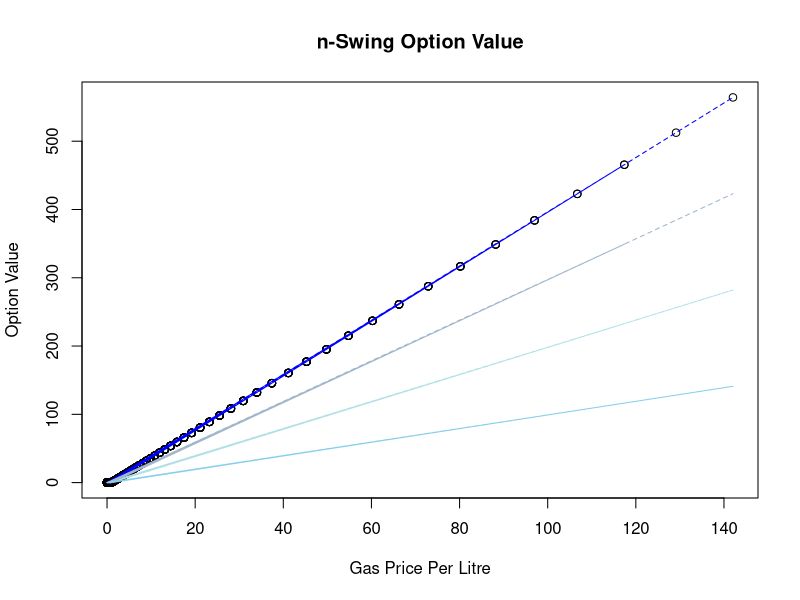
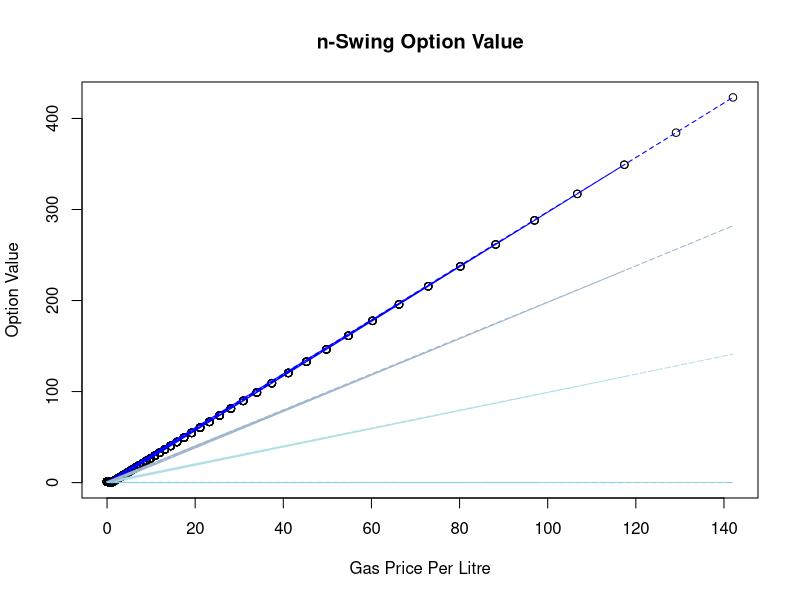

R code for these plots, in order:


##### APM466 Winter 2021
##### Assignment 2
##### Sierra Watkins - 1005473685

N <- 52 # periods
P0 <- 1 # initial price
r <- 0 # rf rate
ra <- 0.10 # rate of asset change / period

############### 4 Up-Swing Call option 
AssetTree <- function(P, alpha, N) {
  
  # alpha is rate stock can go up or down each period
  
  A = matrix(0, nrow=N+1, ncol=N+1)
  
  for (i in 1:(N+1)) {
    for (j in 1:(N+1)) {
      if( i + j < N + 3){
        A[i, j] = P * (1+alpha)^(i-1) / (1+alpha)^(j-1)
      } else {A[i, j] = 0}
      
    }  }
  return(A)
}


SwingTree <- function(P, alpha, N) { # 1 up swing

  B = matrix(0, nrow=N+1, ncol=N+1)
  A = AssetTree(P, alpha, N)
  
  for (i in rev(1:(N+1))) {
    for (j in rev(1:(N+1))) {
      if(i + j - 2 == N) {
        B[i, j] = max(c(0,A[i, j]-P))
      } else if(i + j - 2 < N) {
        B[i, j] = A[i, j]*((B[i+1, j] - B[i, j+1])/(A[i+1, j]-A[i, j+1]))+ B[i, j+1] - (A[i, j+1]*
                         ((B[i+1, j] - B[i, j+1])/(A[i+1, j]-A[i, j+1])))
        # price * delta + Cd - Sd*delta
      } else {B[i, j] = 0}
      
    }  }
  return(B)
}


SwingTreeB <- function(P, alpha, N) { # 2 up swing
  
  B = matrix(0, nrow=N+1, ncol=N+1)
  A = AssetTree(P, alpha, N)
  C = SwingTree(P, alpha, N)
  
  for (i in rev(1:(N+1))) {
    for (j in rev(1:(N+1))) {
      if(A[i, j] > P) {
        B[i, j] = C[i, j] + (A[i, j] - P)
        
        
      } else {B[i, j] = C[i, j]
      }
      
    }  }
  return(B)
}

SwingTreeC <- function(P, alpha, N) { # 3 up swing
  
  B = matrix(0, nrow=N+1, ncol=N+1)
  A = AssetTree(P, alpha, N)
  C = SwingTree(P, alpha, N)
  D = SwingTreeB(P, alpha, N)
  
  
  for (i in rev(1:(N+1))) {
    for (j in rev(1:(N+1))) {
      if(A[i, j] > P) {
        B[i, j] = D[i, j] + (A[i, j] - P)
        
        
      } else {B[i, j] = D[i, j]
      }
      
    }  }
  return(B)
}

SwingOptionP <- function(P, alpha, N) { # 4 up swing
  
  B = matrix(0, nrow=N+1, ncol=N+1)
  A = AssetTree(P, alpha, N)
  C = SwingTree(P, alpha, N)
  D = SwingTreeB(P, alpha, N)
  E = SwingTreeC(P, alpha, N)
  
  
  for (i in rev(1:(N+1))) {
    for (j in rev(1:(N+1))) {
      if(A[i, j] > P) {
        B[i, j] = E[i, j] + (A[i, j] - P)
        
        
      } else {B[i, j] = E[i, j]
      }
      
    }  }
  return(B)
}


assetprice <- AssetTree(1, 0.10, 52)
swing1 <- SwingTree(1, 0.10, 52)
swing2 <- SwingTreeB(1, 0.10, 52)
swing3 <- SwingTreeC(1, 0.10, 52)
swing4 <- SwingOptionP(1, 0.10, 52)

plot(assetprice, swing4, xlab = "Gas Price Per Litre", 
     ylab = "Option Value", main = "n-Swing Option Value")
lines(assetprice, swing4, col="blue",lty=2)
lines(assetprice, swing2, col="powderblue",lty=2)
lines(assetprice, swing3, col="slategray3",lty=2)
lines(assetprice, swing1, col="skyblue",lty=2)



############### 4 Down-Swing option 
DSwingTree <- function(P, alpha, N) { # 1 down swing
  
  B = matrix(0, nrow=N+1, ncol=N+1)
  A = AssetTree(P, alpha, N)
  
  for (i in rev(1:(N+1))) {
    for (j in rev(1:(N+1))) {
      if(i + j - 2 == N) {
        B[i, j] = max(c(0,P-A[i, j]))
      } else if(i + j - 2 < N) {
        B[i, j] = A[i, j]*((B[i+1, j] - B[i, j+1])/(A[i+1, j]-A[i, j+1]))+ B[i, j+1] - (A[i, j+1]*
                                                                                          ((B[i+1, j] - B[i, j+1])/(A[i+1, j]-A[i, j+1])))
        # price * delta + Cd - Sd*delta
      } else {B[i, j] = 0}
      
    }  }
  return(B)
}

A <-DSwingTree(1,0.10,52)

DSwingTreeB <- function(P, alpha, N) { # 2 down swing
  
  B = matrix(0, nrow=N+1, ncol=N+1)
  A = AssetTree(P, alpha, N)
  C = SwingTree(P, alpha, N)
  
  for (i in rev(1:(N+1))) {
    for (j in rev(1:(N+1))) {
      if(A[i, j] < P) {
        B[i, j] = C[i, j] + (P - A[i, j])
        
        
      } else {B[i, j] = C[i, j]
      }
      
    }  }
  return(B)
}

DSwingTreeC <- function(P, alpha, N) { # 3 down swing
  
  B = matrix(0, nrow=N+1, ncol=N+1)
  A = AssetTree(P, alpha, N)
  C = SwingTree(P, alpha, N)
  D = SwingTreeB(P, alpha, N)
  
  
  for (i in rev(1:(N+1))) {
    for (j in rev(1:(N+1))) {
      if(A[i, j] < P) {
        B[i, j] = D[i, j] + (P - A[i, j])
        
        
      } else {B[i, j] = D[i, j]
      }
      
    }  }
  return(B)
}

DSwingOptionP <- function(P, alpha, N) { # 4 down swing
  
  B = matrix(0, nrow=N+1, ncol=N+1)
  A = AssetTree(P, alpha, N)
  C = SwingTree(P, alpha, N)
  D = SwingTreeB(P, alpha, N)
  E = SwingTreeC(P, alpha, N)
  
  
  for (i in rev(1:(N+1))) {
    for (j in rev(1:(N+1))) {
      if(A[i, j] < P) {
        B[i, j] = E[i, j] + (P - A[i, j])
        
        
      } else {B[i, j] = E[i, j]
      }
      
    }  }
  return(B)
}

dswing1 <- DSwingTree(1, 0.10, 52)
dswing2 <- DSwingTreeB(1, 0.10, 52)
dswing3 <- DSwingTreeC(1, 0.10, 52)
dswing4 <- DSwingOptionP(1, 0.10, 52)

plot(assetprice, dswing4, xlab = "Gas Price Per Litre", 
     ylab = "Option Value", main = "n-Swing Option Value")
lines(assetprice, dswing4, col="blue",lty=2)
lines(assetprice, dswing2, col="powderblue",lty=2)
lines(assetprice, dswing3, col="slategray3",lty=2)
lines(assetprice, dswing1, col="skyblue",lty=2)






